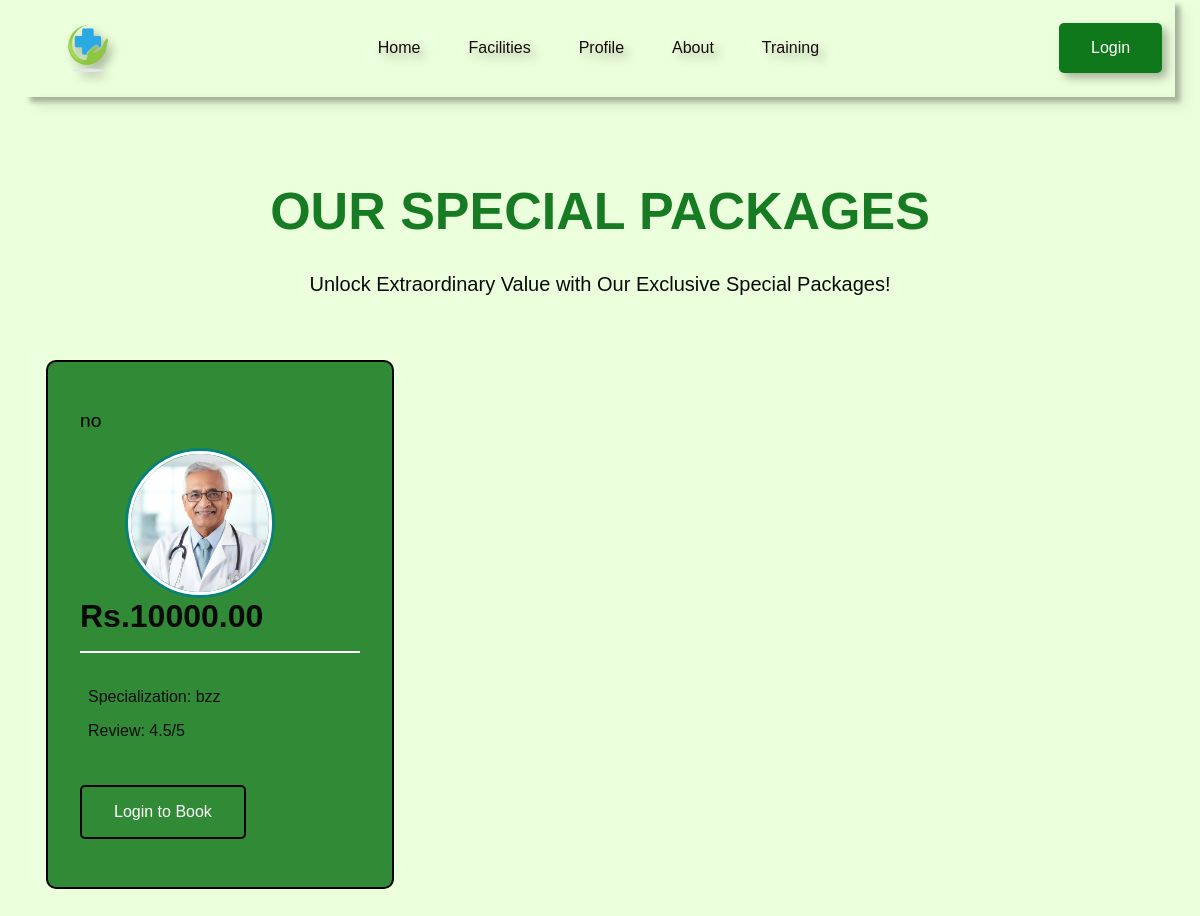
/sessions/3/, run on the app's committed database.
### module1/models.py (models this page shows, shortened)
class Therapist(models.Model):
    user = models.OneToOneField(User, on_delete=models.CASCADE)
    qualification = models.CharField(max_length=50)
    gender = models.CharField(max_length=10)
    phone_no = models.CharField(max_length=15)
    specialization = models.CharField(max_length=50)
    earnings = models.DecimalField(max_digits=10, decimal_places=2, default=1000.0)

class Sessions(models.Model):
    therapist = models.ManyToManyField(Therapist, blank=True)
    session_id = models.AutoField(primary_key=True)
    facility = models.CharField(max_length=50)
    description = models.TextField()
    price = models.DecimalField(max_digits=10, decimal_places=2, default=1000.00)
    default_datetime = models.DateTimeField(default="2006-10-25 14:30:59")

### module1/views.py (the view)
# urls.py: path('sessions', views.sessions, name='sessions'),
def sessions(request, session_id):
    session = get_object_or_404(Sessions, session_id=session_id)
    therapists = Therapist.objects.filter(sessions=session)
    context = {
        'session': session,
        'therapists': therapists,
    }
    return render(request, 'sessions.html', context)

### Templates/sessions.html (shortened to what this page needs)
<!DOCTYPE html>
<html lang="en">
<head>
    {% load static %}
    <link rel="stylesheet" href="https://pro.fontawesome.com/releases/v5.10.0/css/all.css" />
    <link href="https://cdn.jsdelivr.net/npm/remixicon@3.5.0/fonts/remixicon.css" rel="stylesheet">
    <link rel="stylesheet" href="{% static 'style.css' %}">
</head>
<body>
    <nav>
        <div class="nav-logo">
            <a href="#"><img src="{% static 'images/clinic.png' %}"></a>
        </div>
        <ul class="nav-link">
            <li class="link"><a href="{% url 'index' %}">Home</a></li>
            <li class="link"><a href="{% url 'service' %}">Facilities</a></li>
            {% if user.is_authenticated %}
            <li class="link"><a href="{% url 'profile' %}">Profile</a></li>
            {% else %}
            <li class="link"><a href="{% url 'auth' %}">Profile</a></li>
            {% endif %}
            <li class="link"><a href="#">About</a></li>
            <li class="link"><a href="#">Training</a></li>
        </ul>
        {% if user.is_authenticated %}
        <a href="{% url 'logout' %}"><button class="btn">Logout</button></a>
        {% else %}
        <a href="{% url 'auth' %}"><button class="btn">Login</button></a>
        {% endif %}
    </nav><br><br>
    <section class="sec_container price_container">
        <h2 class="sec_header">OUR SPECIAL PACKAGES</h2>
        <p class="sec_subheader1">
            Unlock Extraordinary Value with Our Exclusive Special Packages!
        </p>
        <div class="price_grid">
            {% for therapist in therapists %}
            <div class="price_card">
                <div class="price_card_content">
                    <h4>{{ therapist.user.username }}</h4>
                    <div class="card-image">
                        <img src="{% static 'images/Doc1.webp' %}" class="card-img" alt="">
                    </div>
                    <h3>Rs.{{ session.price }}</h3>
                    <p>
                        Specialization: {{ therapist.specialization }}
                    </p>
                    <p>
                        Review: 4.5/5
                    </p>
                </div>
                {% if user.is_authenticated %}
                <a href="{% url 'book' therapist.id %}"><button class="btn price_btn">Book Now</button></a>
                {% else %}
                <a href="{% url 'auth' %}"><button class="btn price_btn">Login to Book</button></a>
                {% endif %}
            </div>
            {% endfor %}
        </div>
    </section>
</body>
</html>

### static/style.css (style rules this page uses)
* { margin: 0; padding: 0; }
body { font-family: 'Gill Sans', 'Gill Sans MT', Calibri, 'Trebuchet MS', sans-serif; background-color: rgb(236, 255, 220); }
* { padding: 0; margin: 0; box-sizing: border-box; }
.sec_container { max-width: 1140px; padding: 2rem 1rem; margin: auto; }
.sec_header { margin-top: 1rem; margin-bottom: 2rem; font-size: 3.25rem; font-weight: 600; text-align: center; color: rgb(22, 123, 34); }
.sec_subheader1 { max-width: 1000px; font-size: 1.25rem; margin: auto; text-align: center; color: rgb(10, 9, 11); }
.btn { padding: 1rem 2rem; outline: none; border: none; font-size: 1rem; color: white; background-color: rgb(14, 120, 26); border-radius: 5px; cursor: pointer; transition: 1s; }
img { width: 100%; display: flex; }
a { text-decoration: none; }
nav { box-shadow: 5px 5px 5px 0px rgba(0, 0, 0, 0.3); filter: drop-shadow(5px 5px 5px rgba(0, 0, 0, 0.3)); max-width: 1150px; margin: auto; padding: 0.8rem 0.8rem; display: flex; align-items: center; justify-content: space-between; gap: 2rem; }
.nav-logo { width: 100px; }
.nav-link { list-style: none; display: flex; align-items: center; gap: 3.0rem; }
.link a { position: relative; padding-bottom: 0.75rem; color: rgb(22, 11, 11); }
.link a::after { content: ""; position: absolute; height: 2px; width: 0; left: 0; bottom: 0; background-color: rgb(19, 173, 42); transition: 0.3s; }
.price_grid { margin-top: 4rem; display: grid; grid-template-columns: repeat(3, 1fr); gap: 2rem; }
.price_card { padding: 3rem 2rem; display: flex; flex-direction: column; background-color: rgb(48, 138, 54); background-position-y: top; border: 2px solid black; border-radius: 10px; transition: 0.3s; cursor: pointer; }
.price_card_content { flex: 1; margin-bottom: 2rem; }
.price_card h4 { margin-bottom: 1rem; font-size: 1.2rem; font-weight: 500; color: black; }
.price_card h3 { padding-bottom: 1rem; margin-bottom: 2rem; font-size: 2rem; font-weight: 600; color: rgb(10, 9, 9); border-bottom: 2px solid white; }
.price_card p { margin-bottom: 0.75rem; color: rgb(13, 13, 13); }
.price_btn { color: white; position: relative; background-color: transparent; border: 2px solid black; }
.card-image { position: relative; height: 150px; width: 150px; border-radius: 50%; padding: 3px; margin-left: 45px; background: #088178; }
.card-image .card-img { height: 100%; width: 100%; object-fit: cover; border-radius: 50%; border: 3px solid #fff; display: flex; justify-content: center; }

### data on the page
Therapist: user.username "no", specialization "bzz"
Sessions: price "10000.00"
